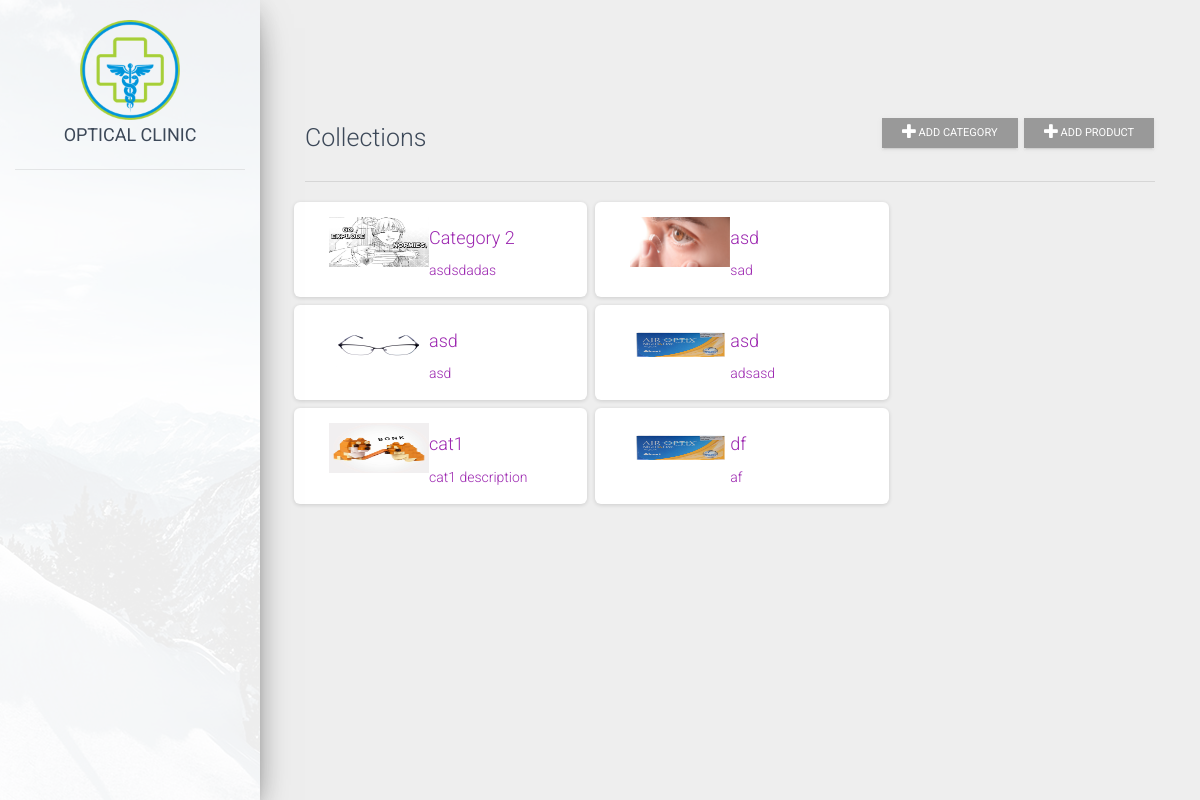
Screenshot of /inventory/ with the database file from the repository.
### inventory/models.py (models this page shows, shortened)
class Category(models.Model):
    name = models.CharField(max_length=250)
    image = models.ImageField(upload_to = 'category_image', null = True, blank = True)
    description = models.TextField()
    status = models.CharField(max_length=2, choices=(('1','Active'),('2','Inactive')), default=1)
    date_created = models.DateTimeField(default=timezone.now)
    date_updated = models.DateTimeField(auto_now=True)

### inventory/views.py (the view)
# urls.py: path('', index.as_view(), name='appointment')
def index(request):
    categories = Category.objects.all().order_by('name')
    products = Product.objects.all()
    category_count = categories.count()
    products_count = products.count()
    context = {
        'categories': categories,
        'category_count': category_count,
        'products': products,
        'products_count': products_count,
    }
    return render(request, 'inventory/inventory_dashboard.html', context)

### templates/inventory/inventory_dashboard.html (shortened to what this page needs)
{% extends 'layouts/base.html' %}
{% block content %}
<section class="">
    <div class="container">
      <div class="row">
          <div class="col-md-12">
              <div class="d-flex w-100 align-items-center justify-content-between">
                <h3> Collections </h3>
                  <div class="tools">
                    <button type="button" class="btn btn-sucess rounded-0 btn-sm" id='add_new' data-toggle="modal" data-target="#add_category"><i class="fa fa-plus"></i> Add Category</button>
                  <button type="button" class="btn btn-sucess rounded-0 btn-sm" id='add_new' data-toggle="modal" data-target="#add_product"><i class="fa fa-plus"></i> Add Product</button>
                </div>
              </div>
              <hr>
              <div class="row">
              {% for item in categories %}
                  <div class="card col-md-4 m-1">
                    <a href="{% url 'collectionsView' item.id %}">
                    <div class="card-body">
                      <div class="job-card_img">
                        <img src="{{ item.image.url }}" width="100" height="50" class="float-left">
                      </div>
                      <div class="card_info">
                        <h4>{{ item.name }}</h4>
                        <p class="mb-0">{{ item.description }}</p>
                      </div>
                    </div>
                  </a>
                  </div>
              {% endfor %}
              </div>
          </div>
      </div>
  </div>
</section>
{% endblock %}

### templates/layouts/base.html (shortened to what this page needs)
 <!DOCTYPE html>
 <html lang="en">
 <head>
   <link rel="stylesheet" href="https://maxcdn.bootstrapcdn.com/font-awesome/latest/css/font-awesome.min.css">
   <link href="/static/assets/css/material-dashboard.css?v=2.1.2" rel="stylesheet" />
   <link href="/static/assets/demo/demo.css" rel="stylesheet" />
 </head>
 <body class="">
   <div class="wrapper ">
     {% include 'includes/sidebar.html' %}
     <div class="main-panel">
       <div class="content">
         <div class="container-fluid">
           {% block content %}
           {% endblock content %}
         </div>
       </div>
     </div>
   </div>
 </body>
 </html>

### templates/includes/sidebar.html (shortened to what this page needs)
    <div class="sidebar" data-color="purple" data-background-color="white" data-image="/static/assets/img/sidebar-1.jpg">
      <div class="logo">
        <a target="_blank" rel="noopener noreferrer"
           href="" class="simple-text logo-normal">
          <img src="/static/assets/img/logo.png" width="100">
          <br>Optical Clinic
        </a>
      </div>
      <div class="sidebar-wrapper">
      </div>
    </div>

### rows the page displays
Category: image (picture), name "Category 2", description "asdsdadas"
Category: image (picture), name "asd", description "sad"
Category: image (picture), name "asd", description "asd"
Category: image (picture), name "asd", description "adsasd"
Category: image (picture), name "cat1", description "cat1 description"
Category: image (picture), name "df", description "af"
